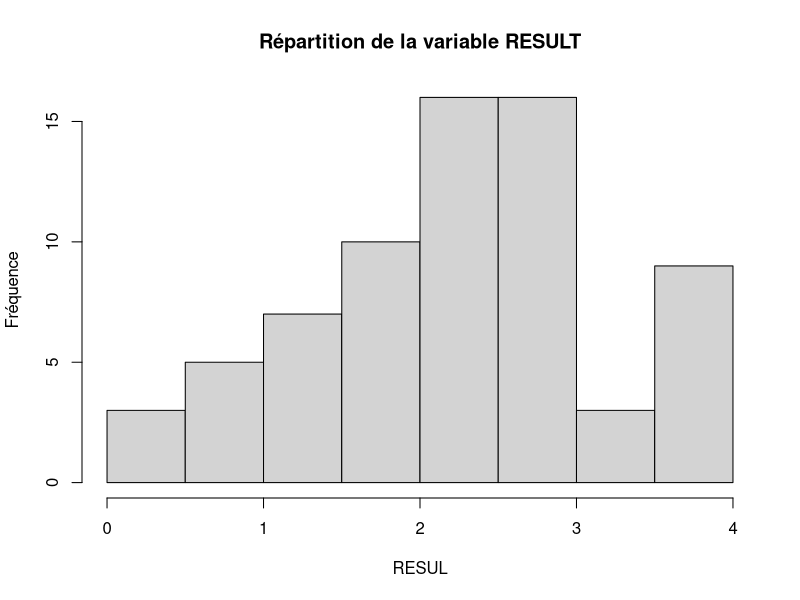
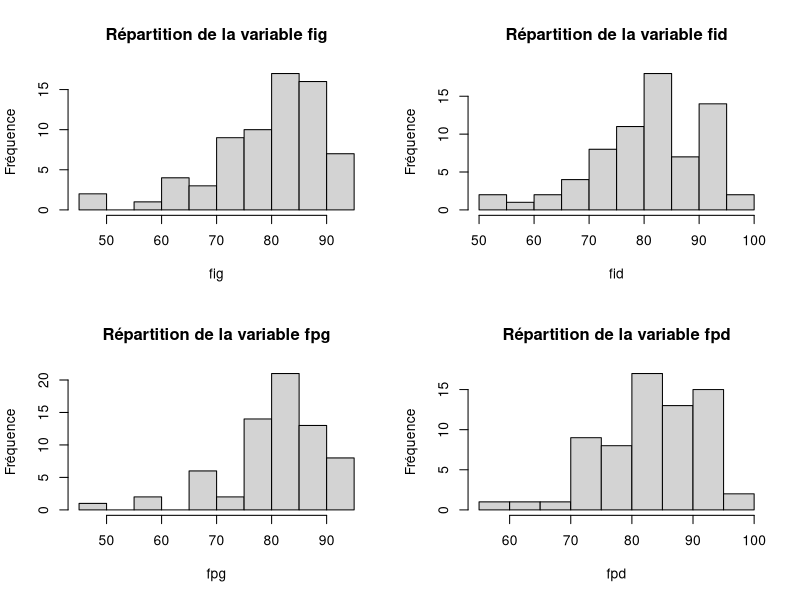
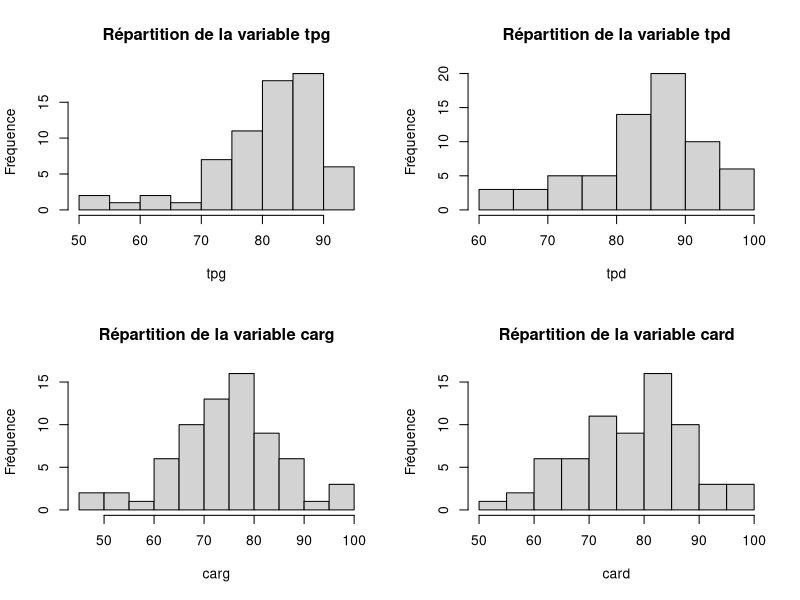
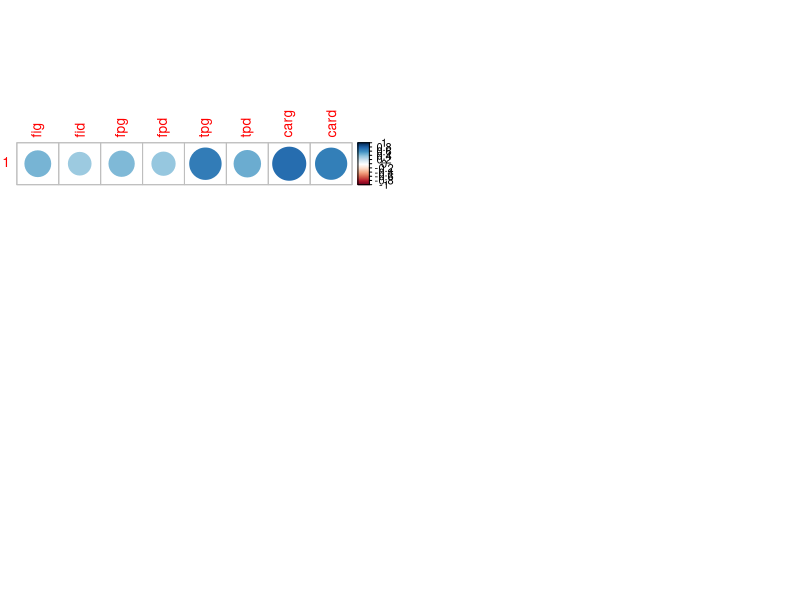
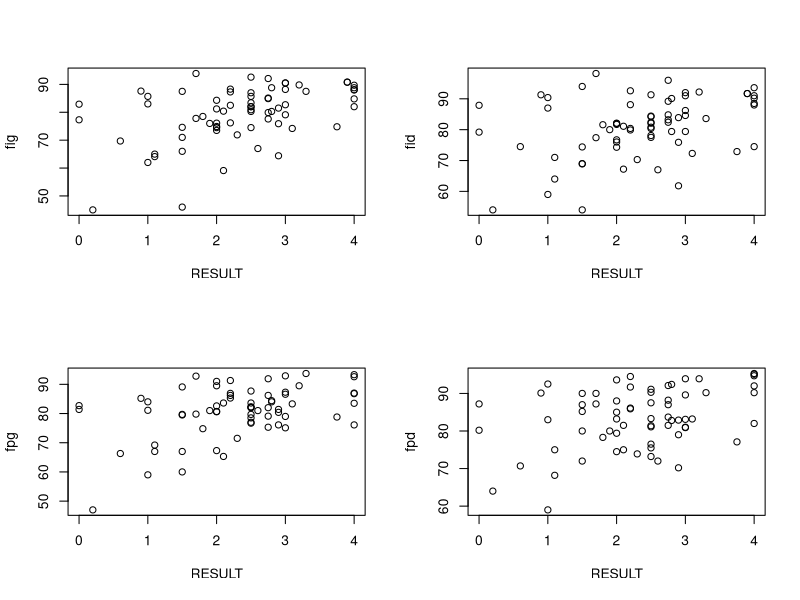
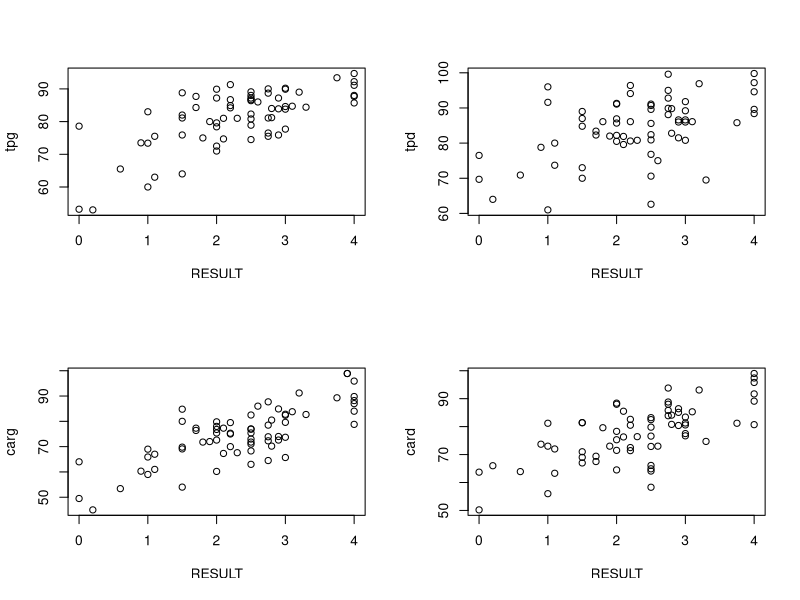
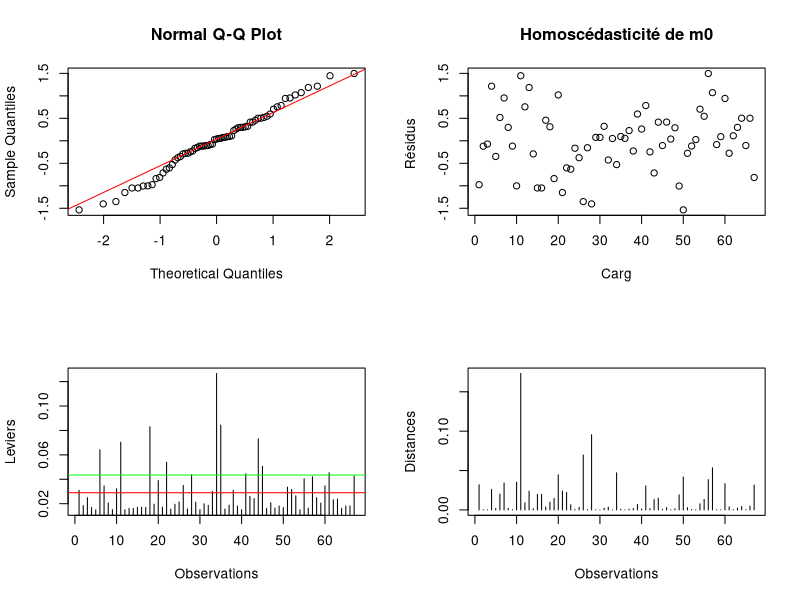

Reproduce these figures in R, in order.
## ---- chunk 1
knitr::opts_chunk$set(echo = TRUE)
## ---- chunk 2
data = as.data.frame(readxl::read_xls('debitmetrie.xls'))
## ---- chunk 3
head(data)
## ---- chunk 4
data <- data[,-1]
head(data)
## ---- chunk 5
summary(data)
## ---- chunk 6
stats = apply(data, 2, function(col) {
  nb_obs = length(na.omit(col))
  nb_na = length(col[is.na(col)])
  min = min(col, na.rm = TRUE)
  max = max(col, na.rm = TRUE)
  mean = mean(col, na.rm = TRUE)
  sd = sd(col, na.rm = TRUE)
  
  return(c(nb_obs, nb_na, min, max, mean, sd))
})
row.names(stats) = c('Nb obs.', 'Nb NA', 'Min', 'Max', 'Moyenne', 'Ecart type')
knitr::kable(round(t(stats), 3), format = 'markdown', align = 'r')
## ---- chunk 7
hist(data$resul, xlab = 'RESUL', ylab = 'Fréquence', main = 'Répartition de la variable RESULT')
## ---- chunk 8
par(mfrow = c(2,2))
for(i in 2:ncol(data)) {
  hist(data[,i], xlab = names(data)[i], ylab = 'Fréquence', main = paste('Répartition de la variable', names(data)[i]))
}
## ---- chunk 9
library(corrplot)
corrplot::corrplot(cor(data$resul, data[,-1], use = 'pairwise.complete.obs'))
## ---- chunk 10
cor(data$resul, data[,-1], use = 'pairwise.complete.obs')
## ---- chunk 11
par(mfrow = c(2,2))
for(i in 2:ncol(data)) {
  plot(data[,1], data[,i], xlab = 'RESULT', ylab = names(data)[i])
}
## ---- chunk 12
model = lm(resul~card, data = data)
## ---- chunk 13
summary(model)
## ---- chunk 14
shapiro.test(model$residuals)
## ---- chunk 15
qqnorm(model$residuals)
qqline(model$residuals, col = 'red')
## ---- chunk 16
library(lmtest)
dwtest(model)
## ---- chunk 17
bptest(model)
## ---- chunk 18
plot(model$residuals, xlab = "Carg", ylab = "Résidus ", main = "Homoscédasticité de m0")
## ---- chunk 19
influence = lm.influence(model)
str(influence)
## ---- chunk 20
plot(influence$hat, xlab = 'Observations', ylab = 'Leviers', type = 'h')
abline(h = 2/nrow(data), col = 'red')
abline(h = 3/nrow(data), col = 'green')
## ---- chunk 21
plot(cooks.distance(model), xlab = 'Observations', ylab = 'Distances', type = 'h')
## ---- chunk 22
press = sum((model$residuals / (1 - influence$hat))^2)
press
## ---- chunk 23
sqrt((1 / length(model$residuals)) * press)
